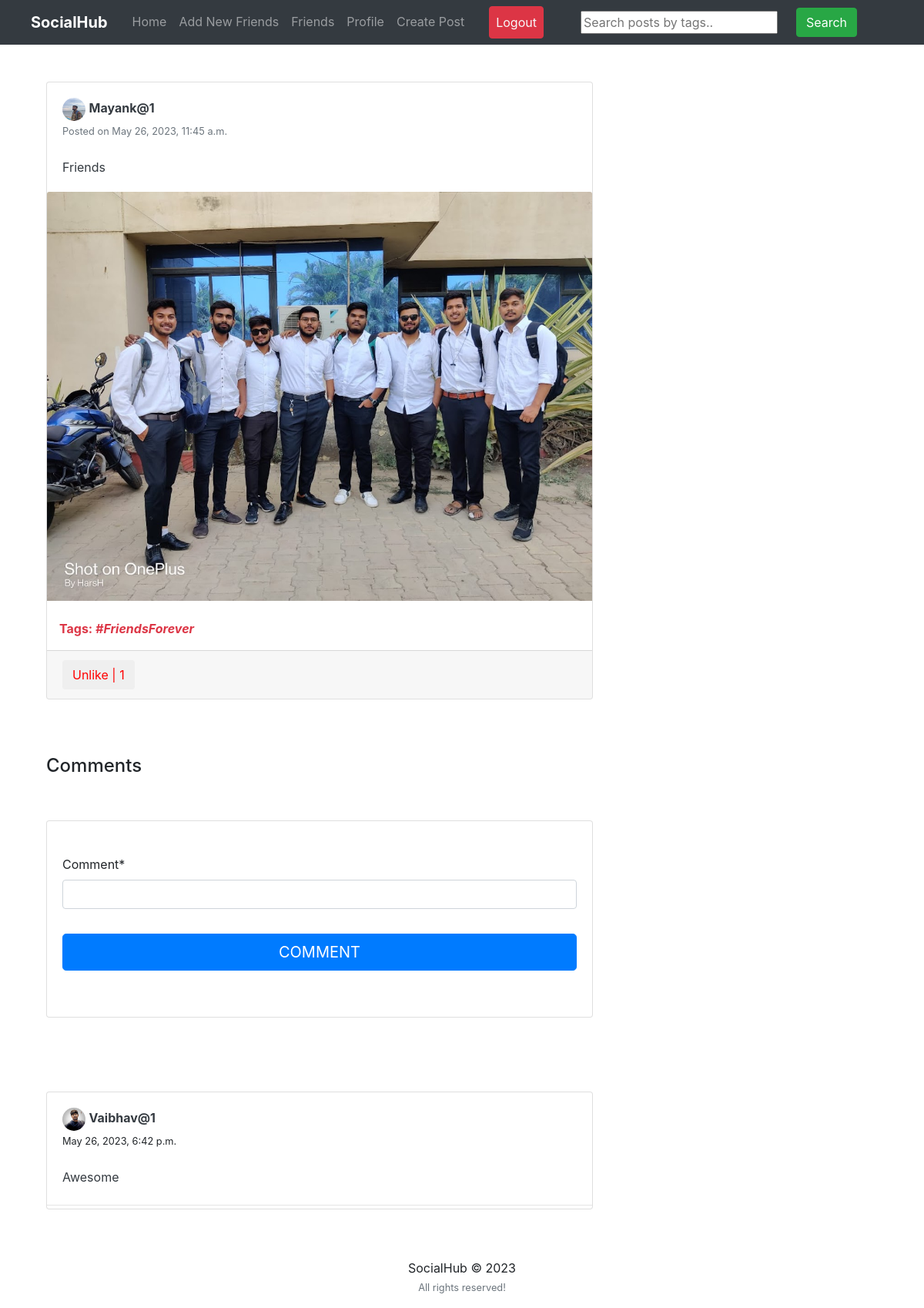
Page /post/1/ (signed in) on the committed database.
### feed/models.py (models this page shows, shortened)
class Post(models.Model):
	description = models.CharField(max_length=255, blank=True)
	pic = models.ImageField(upload_to='path/to/img')
	date_posted = models.DateTimeField(default=timezone.now)
	user_name = models.ForeignKey(User, on_delete=models.CASCADE)
	tags = models.CharField(max_length=100, blank=True)

class Comments(models.Model):
	post = models.ForeignKey(Post, related_name='details', on_delete=models.CASCADE)
	username = models.ForeignKey(User, related_name='details', on_delete=models.CASCADE)
	comment = models.CharField(max_length=255)
	comment_date = models.DateTimeField(default=timezone.now)

### users/models.py (models this page shows, shortened)
class Profile(models.Model):
	user = models.OneToOneField(User, on_delete=models.CASCADE)
	image = models.ImageField(default='default.png', upload_to='profile_pics')
	slug = AutoSlugField(populate_from='user')
	bio = models.CharField(max_length=255, blank=True)
	friends = models.ManyToManyField("Profile", blank=True)
	def get_absolute_url(self):
		return "/users/{}".format(self.slug)

### feed/views.py (the view)
# urls.py: path('post/<int:pk>/', views.post_detail, name='post-detail'),
@login_required
def post_detail(request, pk):
	post = get_object_or_404(Post, pk=pk)
	user = request.user
	is_liked =  Like.objects.filter(user=user, post=post)
	if request.method == 'POST':
		form = NewCommentForm(request.POST)
		if form.is_valid():
			data = form.save(commit=False)
			data.post = post
			data.username = user
			data.save()
			return redirect('post-detail', pk=pk)
	else:
		form = NewCommentForm()
	return render(request, 'feed/post_detail.html', {'post':post, 'is_liked':is_liked, 'form':form})

### feed/forms.py
class NewCommentForm(forms.ModelForm):
	class Meta:
		model = Comments
		fields = ['comment']

### feed/templates/feed/post_detail.html (shortened to what this page needs)
{% extends "feed/layout.html" %}
{% load static %}
{% load crispy_forms_tags %}
{% block searchform %}
<form class="form-inline my-2 my-lg-0 ml-5" action="{% url 'search_posts' %}" method="get">
  <input name="p" type="text" placeholder="Search posts by tags..">
  <button class="btn btn-success my-2 my-sm-0 ml-4" type="submit">Search</button>
</form>
{% endblock searchform %}
{% block content %}
	<div class="container">
	    <div class="row">
	      <div class="col-md-8">
	        <div class="card card-signin my-5">
	          <div class="card-body">
	          	<a href="{{ post.user_name.profile.get_absolute_url }}"><img src="{{ post.user_name.profile.image.url }}" class="rounded-circle" width="30" height="30" alt=""></a>
	          	<a class="text-dark" href="{{ post.user_name.profile.get_absolute_url }}"><b>{{ post.user_name }}</b></a>
	          	<br><small class="text-muted">Posted on {{ post.date_posted }}</small>
	          	<br><br>
	            <p class="card-text text-dark">{{ post.description }}</p>
	          </div>
	          <a href="{{ post.pic.url }}"><img class="card-img-top" src="{{ post.pic.url }}" alt=""></a>
	          {% if post.tags %}
	          <br><p class="text-danger ml-3"><b>Tags: <i>{{ post.tags }}</i></b></p>
	          {% endif %}
	          <div class="card-footer">
	          	<button class="btn btn-white mr-3 like" id="{{ post.id }}">
			        {% if is_liked %}
			            <a href="{% url 'post-like' %}" style="color:red;" id="likebtn{{ post.id }}"> Unlike | {{post.likes.count}}</a>
			        {% else %}
			            <a href="{% url 'post-like' %}" style="color:green;" id="likebtn{{ post.id }}"> Like | {{post.likes.count}}</a>
			        {% endif %}
			    </button>
	          </div>
	        </div>
	  	   </div>
	    </div>
	    <br>
	    <h4>Comments</h4>
	    <div class="row">
	    	<div class="col-md-8">
	    		<div class="card card-signin my-5">
	    			<div class="card-body">
	    				<form class="form-signin" method = "POST">
				            <fieldset class="form-group"><br>
				                {{ form|crispy }}
				            </fieldset>
				            <div class="form-group">
				                <button class="btn btn-lg btn-primary btn-block text-uppercase" type="submit">Comment</button><br>
				            </div>
	    			</div>
	    		</div>
	    	</div>
	    </div>
	    <div class="row">
	    	<div class="col-md-8">
	    		{% if post.details.all %}
	    		<div class="card card-signin my-5">
	    		{% for detail in post.details.all %}
	    			<div class="card-body">
	    				<a href="{{ detail.username.profile.get_absolute_url }}">
	    					<img src="{{ detail.username.profile.image.url }}" class="rounded-circle" width="30" height="30" alt="">
	    				</a>
	          			<a class="text-dark" href="{{ detail.username.profile.get_absolute_url }}"><b>{{ detail.username }}</b></a>
	          			<br><small>{{ detail.comment_date }}</small><br><br>
	          			<p class="card-text text-dark">{{ detail.comment }}</p>
	    			</div>
	    			<hr class="my-1">
	    		{% endfor %}
	    		</div>
	    		{% else %}
	    			<p>No comments to show!</p>
	    		{% endif %}
	    	</div>
	    </div>
	</div>
{% endblock content %}

### rows in the picture
Post: user_name.profile.image (picture), user_name "Mayank@1", date_posted "May 26, 2023, 11:45 a.m.", description "Friends", pic (picture), tags "#FriendsForever", likes.count "1"
Comments: username.profile.image (picture), username "Vaibhav@1", comment_date "May 26, 2023, 6:42 p.m.", comment "Awesome"
